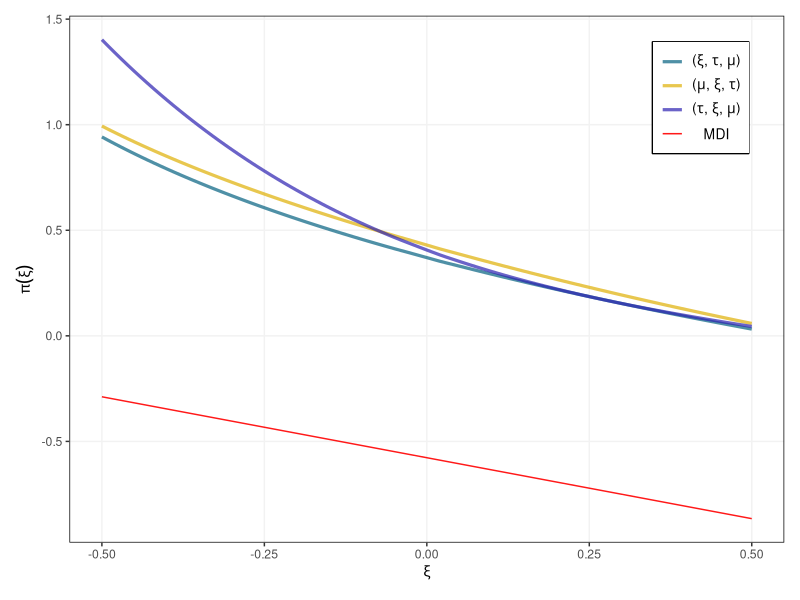

Write the R code that produced this figure.
zeta <- 1.20205
gam <- -digamma(1)

dev2 <- gam^2+pi^2/6
dev3 <- -gam^3-3*gam*pi^2/6-2*zeta
dev4 <- gam^4+6*gam^2*pi^2/6+8*gam*zeta+27*pi^4/(90*2)


##-------------------------------------------------------
##-------------------- Beta Prior -----------------------
##-------------------------------------------------------

beta_prior<-function(xi){
  if(xi>=0.5) return(-Inf)
  if(xi<=-0.5) return(-Inf)
  log((0.5+xi)^{5}*(0.5-xi)^{8}/beta(6,9))
  }
# curve(beta_prior, from=-0.5, to=0.5)



##-------------------------------------------------------
##------------------- (xi,tau,mu) -----------------------
##-------------------------------------------------------
H11<- function(xi){
  if(xi==-1/2) return(log(sqrt(2*pi^2/3)))
  if(xi==0) return(log(sqrt(11*pi^4/360-6*zeta^2/pi^2)))
  
  p<- (1+xi)^2*gamma(2*xi+1)
  q<- gamma(2+xi)*(digamma(1+xi)+1/xi+1)
  s<-1-0.5772157+1/xi
  # r<-q-p/xi
  tmp <- (pi^2/6)-(q-s*gamma(xi+2))^2/(p-gamma(xi+2)^2)
  h11<-sqrt(tmp)/abs(xi)
  return(log(h11))
}
x <- c(seq(-0.4999,-0.03,by=0.001),0,seq(0.025,10,by=0.001))
H11 <- Vectorize(H11)
h_approx<-approxfun(x=c(-0.5,x),y=c(H11(-0.5),H11(x)))
h11<-h_approx

# curve(h11, from=-0.3, to=0.3)
# curve(h11, from=-0.5, to=10)



##-------------------------------------------------------
##------------------- (mu,xi,tau) -----------------------
##-------------------------------------------------------
H22_1 <- function(xi){
  if(xi==-1/2) return(log(sqrt(2*pi^2/3+4*(1-gam)^2)))
  if(xi==0) return(log(sqrt(dev2+dev3+dev4/4-(-gam+3*dev2/2+dev3/2)^2/((1-gam)^2+pi^2/6))))
  p<- (1+xi)^2*gamma(2*xi+1)
  q<- gamma(2+xi)*(digamma(1+xi)+1/xi+1)
  s<-1-0.5772157+1/xi
  # r<-q-p/xi
  tmp <- (pi^2/6)+(1-0.5772157)^2-(gamma(2+xi)/xi-q+1-0.5772157)^2/(1+p-2*gamma(xi+2))
  h22<-sqrt(tmp)/abs(xi)
  return(log(h22))
}
x <- c(seq(-0.4999,-0.03,by=0.001),0,seq(0.025,10,by=0.001))
H22_1 <- Vectorize(H22_1)
h_approx<-approxfun(x=c(-0.5,x),y=c(H22_1(-0.5),H22_1(x)))
h22_1<-h_approx

# curve(h22_1, from=-0.3, to=0.3)
# curve(h22_1, from=-0.5, to=10,ylim=c(-2,2))



##-------------------------------------------------------
##------------------- (tau,xi,mu) -----------------------
##-------------------------------------------------------
H22_2<- function(xi){
  if(xi+1/2<1e-4) return(log(sqrt(2*pi^2/3+4*(1+gam)^2)))
  if(xi==0) return(log(sqrt(pi^2*(1-gam)^2/6+2*(gam-1)*zeta+11*pi^4/360)))
  p<- (1+xi)^2*gamma(2*xi+1)
  q<- gamma(2+xi)*(digamma(1+xi)+1/xi+1)
  s<-1-0.5772157+1/xi
  # r<-q-p/xi
  tmp <- (pi^2/6)+s^2-q^2/p
  h22<-sqrt(tmp)/abs(xi)
  return(log(h22))
}
x <- c(seq(-0.4999,-0.03,by=0.001),0,seq(0.025,10,by=0.001))
H22_2 <- Vectorize(H22_2)
h_approx<-approxfun(x=c(-0.5,x),y=c(H22_2(-0.5),H22_2(x)))
h22_2<-h_approx

# curve(h22_2, from=-0.3, to=0.3)
# curve(h22_2, from=-0.5, to=10, col='red', add=TRUE)




##-------------------------------------------------------
##----------------------- MDI ---------------------------
##-------------------------------------------------------
MDI<-function(xi){
  -gam*(1+xi)
}



##-------------------------------------------------------
##------------------- Jefferys split --------------------
##-------------------------------------------------------
jeffreys_split <- function(xi){
  p<- (1+xi)^2*gamma(2*xi+1)
  q<- gamma(2+xi)*(digamma(1+xi)+1/xi+1)
  s<-1-0.5772157+1/xi
  # r<-q-p/xi
  tmp <- p*(1+p-2*gamma(xi+2))*(pi^2/6+s^2-2*q/xi+p/xi^2)
  jef<-sqrt(tmp)/xi^2
  return(log(jef))
}



##-------------------------------------------------------
##------------------- Prior for tau ---------------------
##-------------------------------------------------------
tau_prior <- function(tau){
  if(tau<=0) return(-Inf) else return(-log(tau))
}


##-------------------------------------------------------
##------------------- Prior for mu ---------------------
##-------------------------------------------------------
mu_prior <- function(mu){
  return(0)
}


##----------------------------------------------------------
##------------------- Joint likelihood ---------------------
##----------------------------------------------------------
# For optim()
Lik<-function(par,Y){
  mu<-par[1]; xi<-par[2]; tau<-par[3]
  if(tau<=0) return(NA)
  W <- 1+ (xi)*(Y-mu)/(tau)
  if(any(W<0)) return(NA) else return(-length(Y)*log(tau)-(xi+1)*sum(log(W))/xi-sum(W^{-1/xi}))
}


Lik_beta <- function(par,Y){
  xi<-par[2]; tau<-par[3]
  return(Lik(par,Y)+beta_prior(xi = xi)-log(tau))
}


Lik_h11 <- function(par,Y){
  xi<-par[2]; tau<-par[3]
  return(Lik(par,Y)+h11(xi)-log(tau))
}

Lik_h22_1 <- function(par,Y){
  xi<-par[2]; tau<-par[3]
  return(Lik(par,Y)+h22_1(xi)-log(tau))
}

Lik_h22_2 <- function(par,Y){
  xi<-par[2]; tau<-par[3]
  return(Lik(par,Y)+h22_2(xi)-log(tau))
}

Lik_MDI <- function(par,Y){
  xi<-par[2]; tau<-par[3]
  return(Lik(par,Y)+MDI(xi = xi)-log(tau))
}


# For Metropolis
Lik2<-function(Y,mu,xi,tau){
  if(tau<=0) return(-Inf)
  W <- 1+ (xi)*(Y-mu)/(tau)
  if(xi==0) {
    tmp <- (Y-mu)/tau
    return(-length(Y)*log(tau)-sum(tmp)-sum(exp(-tmp)))}
  if(any(W<0)) return(-Inf) else 
    return(-length(Y)*log(tau)-(xi+1)*sum(log(W))/xi-sum(W^{-1/xi}))
}


##---------------------------------------------------------------------
##------------------- Generate GEV random samples ---------------------
##---------------------------------------------------------------------
revd <- function (n, loc = 0, scale = 1, shape = 0, threshold = 0, type = c("GEV", "GP")) 
{
  type <- match.arg(type)
  type <- tolower(type)
  if (type == "gev") 
    z <- rexp(n)
  else if (type == "gp") {
    z <- runif(n)
    loc <- threshold
  }
  else stop("revd: invalid type argument.")
  out <- numeric(n) + NA
  if (min(scale) < 0) 
    stop("revd: scale parameter(s) must be positively valued.")
  if (length(loc) == 1) 
    loc <- rep(loc, n)
  if (length(scale) == 1) 
    sc <- rep(scale, n)
  else sc <- scale
  if (length(shape) == 1) 
    sh <- rep(shape, n)
  else sh <- shape
  if (length(loc) != n || length(sc) != n || length(sh) != 
      n) 
    stop("revd: parameters must have length equal to 1 or n.")
  id <- sh == 0
  if (any(id)) {
    if (type == "gev") 
      out[id] <- loc[id] - sc[id] * log(z[id])
    else if (type == "gp") 
      out[id] <- loc[id] + rexp(n, rate = 1/sc[id])
  }
  if (any(!id)) 
    out[!id] <- loc[!id] + sc[!id] * (z[!id]^(-sh[!id]) - 
                                        1)/sh[!id]
  return(out)
}




##-----------------------------------------------------------------
##------------------- Priors in the same plot ---------------------
##-----------------------------------------------------------------
library(ggplot2)
prior_plot<-ggplot(data.frame(xi=c(-0.5, 0.5)), aes(xi)) + 
  stat_function(fun=h11, aes(color ='line1'),alpha=0.7, size=1.1) +
  stat_function(fun=h22_1, aes(color ='line2'),alpha=0.7, size=1.1)+
  stat_function(fun=h22_2, aes(color ='line3'),alpha=0.7, size=1.1)+
  stat_function(fun=MDI,  aes(color ='line4'),alpha=0.9) +
  xlab(expression(xi))+ylab(expression(pi(xi)))+
  coord_cartesian(xlim=c(-0.5, 0.5)) +
  # scale_y_continuous(breaks=c(0,1,sqrt(h22),2,sqrt(h22_1),3,4),labels = c(0,1,'',2,'',3,4)) +
  # scale_x_continuous(breaks =c(-0.5,0,2.5,5,7.5,10),labels = c(-0.5,'  0',2.5,5,7.5,10)) +
  scale_colour_manual("Lgend title", values = c("line1"='#036180', 'line2'='#deaf04','line3'='#2c20b0','line4'='red'),
                      labels=c(expression(paste("(",xi,', ',tau,', ', mu,')')),
                               expression(paste("(",mu,', ',xi,', ', tau,')')),
                               expression(paste("(",tau,', ',xi,', ', mu,')')),
                               'MDI')) +
  theme(panel.background = element_rect(fill = NA), panel.border = element_rect(colour = "black", fill=NA),
        panel.grid.major.x = element_line(colour = "grey95"),
        panel.grid.major.y = element_line(colour = "grey95"),
        legend.position = c(0.95,0.95), legend.justification = c("right","top"), legend.title=element_blank(), 
        legend.text=element_text(size=10), legend.spacing.x = unit(0.2,'cm'),
        legend.box.background = element_rect(colour = "black",size=0.7),
        legend.text.align=0.5,
        plot.margin = margin(0.4, 0.4, 0.4, 0.4, "cm"))
